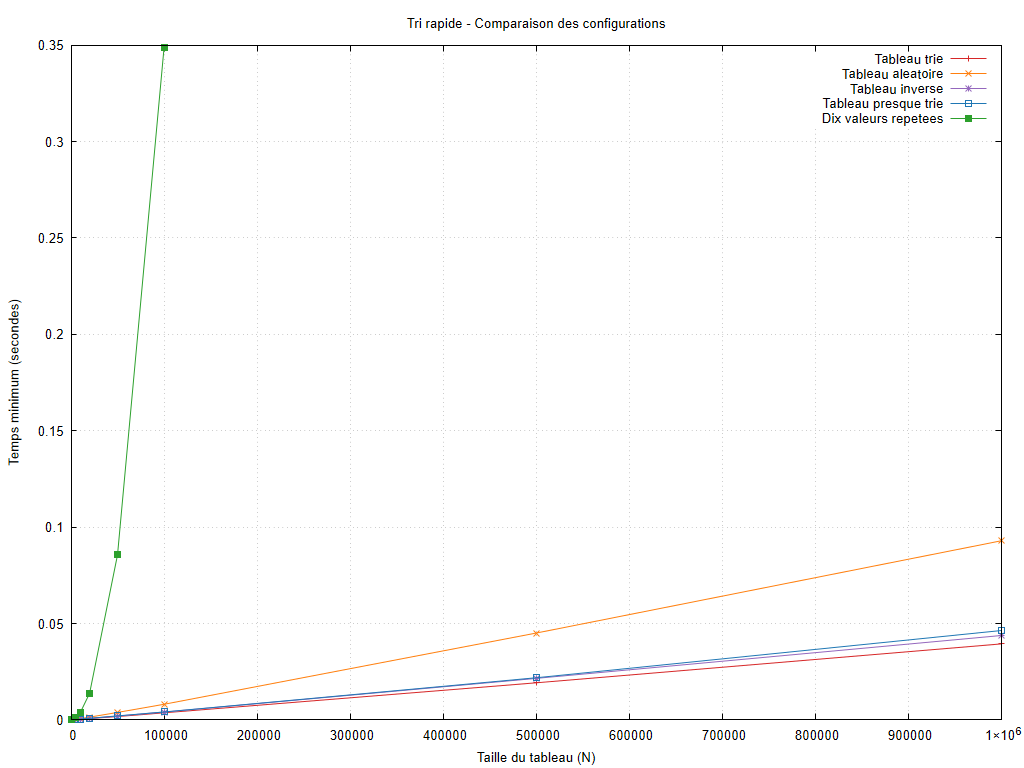

Write gnuplot code to recreate this figure.
set encoding utf8
set terminal pngcairo size 1024,768 font 'Arial,10'
set output 'graphiques/20261011_212626/cases/quick_sort_input_order_cases.png'
set datafile missing 'non_mesure'
set title 'Tri rapide - Comparaison des configurations'
set xlabel 'Taille du tableau (N)'
set ylabel 'Temps minimum (secondes)'
set grid
set yrange [0:*]
plot 'resultats/20261011_212626/cases/quick_sort_input_order_cases.dat' using 1:2 title 'Tableau trie' with linespoints lc rgb '#d62728', 'resultats/20261011_212626/cases/quick_sort_input_order_cases.dat' using 1:3 title 'Tableau aleatoire' with linespoints lc rgb '#ff7f0e', 'resultats/20261011_212626/cases/quick_sort_input_order_cases.dat' using 1:4 title 'Tableau inverse' with linespoints lc rgb '#9467bd', 'resultats/20261011_212626/cases/quick_sort_input_order_cases.dat' using 1:5 title 'Tableau presque trie' with linespoints lc rgb '#1f77b4', 'resultats/20261011_212626/cases/quick_sort_input_order_cases.dat' using 1:6 title 'Dix valeurs repetees' with linespoints lc rgb '#2ca02c'
unset output
